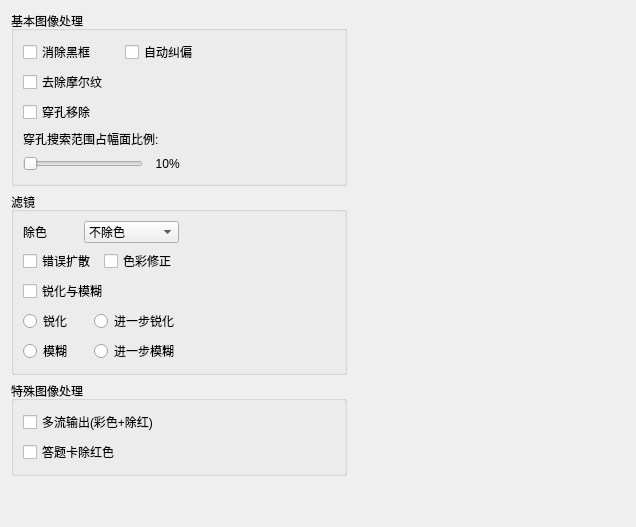
     <widget class="QWidget" name="tab_imgProc">
      <attribute name="title">
       <string>图像处理</string>
      </attribute>
      <layout class="QHBoxLayout" name="horizontalLayout_30">
       <item>
        <layout class="QVBoxLayout" name="verticalLayout_4" stretch="0,0,0,0">
         <item>
          <widget class="QGroupBox" name="gbox_basicImgProc">
           <property name="title">
            <string>基本图像处理</string>
           </property>
           <layout class="QHBoxLayout" name="horizontalLayout_3" stretch="0,0">
            <item>
             <layout class="QVBoxLayout" name="verticalLayout_3" stretch="0,0,0,0">
              <item>
               <layout class="QHBoxLayout" name="horizontalLayout_25">
                <item>
                 <widget class="QCheckBox" name="cbtn_deBlack">
                  <property name="text">
                   <string>消除黑框</string>
                  </property>
                 </widget>
                </item>
                <item>
                 <widget class="QCheckBox" name="cbtn_adjust">
                  <property name="text">
                   <string>自动纠偏</string>
                  </property>
                 </widget>
                </item>
               </layout>
              </item>
              <item>
               <widget class="QCheckBox" name="cbtn_deMoire">
                <property name="text">
                 <string>去除摩尔纹</string>
                </property>
               </widget>
              </item>
              <item>
               <widget class="QCheckBox" name="cbtn_deHole">
                <property name="text">
                 <string>穿孔移除</string>
                </property>
               </widget>
              </item>
              <item>
               <layout class="QVBoxLayout" name="verticalLayout_10">
                <item>
                 <widget class="QLabel" name="label_deHole">
                  <property name="text">
                   <string>穿孔搜索范围占幅面比例:</string>
                  </property>
                 </widget>
                </item>
                <item>
                 <layout class="QHBoxLayout" name="horizontalLayout_26" stretch="0,1,5">
                  <item>
                   <widget class="QSlider" name="Slider_deHole">
                    <property name="minimumSize">
                     <size>
                      <width>120</width>
                      <height>0</height>
                     </size>
                    </property>
                    <property name="styleSheet">
                     <string notr="true">QSlider::handle:pressed{background:#007ad9;}</string>
                    </property>
                    <property name="minimum">
                     <number>1</number>
                    </property>
                    <property name="maximum">
                     <number>9</number>
                    </property>
                    <property name="singleStep">
                     <number>1</number>
                    </property>
                    <property name="pageStep">
                     <number>1</number>
                    </property>
                    <property name="value">
                     <number>1</number>
                    </property>
                    <property name="sliderPosition">
                     <number>1</number>
                    </property>
                    <property name="orientation">
                     <enum>Qt::Horizontal</enum>
                    </property>
                   </widget>
                  </item>
                  <item>
                   <widget class="QLabel" name="label_deHolePara">
                    <property name="text">
                     <string>  10%</string>
                    </property>
                   </widget>
                  </item>
                  <item>
                   <spacer name="horizontalSpacer_13">
                    <property name="orientation">
                     <enum>Qt::Horizontal</enum>
                    </property>
                    <property name="sizeHint" stdset="0">
                     <size>
                      <width>40</width>
                      <height>20</height>
                     </size>
                    </property>
                   </spacer>
                  </item>
                 </layout>
                </item>
               </layout>
              </item>
             </layout>
            </item>
            <item>
             <spacer name="horizontalSpacer_9">
              <property name="orientation">
               <enum>Qt::Horizontal</enum>
              </property>
              <property name="sizeHint" stdset="0">
               <size>
                <width>89</width>
                <height>20</height>
               </size>
              </property>
             </spacer>
            </item>
           </layout>
          </widget>
         </item>
         <item>
          <widget class="QGroupBox" name="gbox_filter">
           <property name="title">
            <string>滤镜</string>
           </property>
           <layout class="QHBoxLayout" name="horizontalLayout_28">
            <item>
             <layout class="QVBoxLayout" name="verticalLayout_17">
              <item>
               <layout class="QHBoxLayout" name="horizontalLayout_24" stretch="1,2">
                <item>
                 <widget class="QLabel" name="label_deColor">
                  <property name="minimumSize">
                   <size>
                    <width>55</width>
                    <height>0</height>
                   </size>
                  </property>
                  <property name="text">
                   <string>除色</string>
                  </property>
                 </widget>
                </item>
                <item>
                 <widget class="QComboBox" name="cbox_deColor">
                  <property name="minimumSize">
                   <size>
                    <width>80</width>
                    <height>0</height>
                   </size>
                  </property>
                  <property name="maximumSize">
                   <size>
                    <width>120</width>
                    <height>16777215</height>
                   </size>
                  </property>
                  <item>
                   <property name="text">
                    <string>不除色</string>
                   </property>
                  </item>
                  <item>
                   <property name="text">
                    <string>除红色</string>
                   </property>
                  </item>
                  <item>
                   <property name="text">
                    <string>除绿色</string>
                   </property>
                  </item>
                  <item>
                   <property name="text">
                    <string>除蓝色</string>
                   </property>
                  </item>
                  <item>
                   <property name="text">
                    <string>全除色</string>
                   </property>
                  </item>
                  <item>
                   <property name="text">
                    <string>红色增强</string>
                   </property>
                  </item>
                  <item>
                   <property name="text">
                    <string>绿色增强</string>
                   </property>
                  </item>
                  <item>
                   <property name="text">
                    <string>蓝色增强</string>
                   </property>
                  </item>
                 </widget>
                </item>
               </layout>
              </item>
              <item>
               <layout class="QHBoxLayout" name="horizontalLayout_18">
                <item>
                 <widget class="QCheckBox" name="cbtn_setBWDot">
                  <property name="text">
                   <string>错误扩散</string>
                  </property>
                 </widget>
                </item>
                <item>
                 <widget class="QCheckBox" name="cbtn_colorAdjust">
                  <property name="text">
                   <string>色彩修正</string>
                  </property>
                 </widget>
                </item>
               </layout>
              </item>
              <item>
               <layout class="QVBoxLayout" name="verticalLayout_15">
                <item>
                 <widget class="QCheckBox" name="cbtn_sharAndBlur">
                  <property name="text">
                   <string>锐化与模糊</string>
                  </property>
                 </widget>
                </item>
                <item>
                 <layout class="QHBoxLayout" name="horizontalLayout_19">
                  <item>
                   <widget class="QRadioButton" name="rbtn_sharpening1">
                    <property name="text">
                     <string>锐化</string>
                    </property>
                   </widget>
                  </item>
                  <item>
                   <widget class="QRadioButton" name="rbtn_sharpening2">
                    <property name="text">
                     <string>进一步锐化</string>
                    </property>
                   </widget>
                  </item>
                 </layout>
                </item>
                <item>
                 <layout class="QHBoxLayout" name="horizontalLayout_20">
                  <item>
                   <widget class="QRadioButton" name="rbtn_blur1">
                    <property name="text">
                     <string>模糊</string>
                    </property>
                   </widget>
                  </item>
                  <item>
                   <widget class="QRadioButton" name="rbtn_blur2">
                    <property name="text">
                     <string>进一步模糊</string>
                    </property>
                   </widget>
                  </item>
                 </layout>
                </item>
               </layout>
              </item>
             </layout>
            </item>
            <item>
             <spacer name="horizontalSpacer_21">
              <property name="orientation">
               <enum>Qt::Horizontal</enum>
              </property>
              <property name="sizeHint" stdset="0">
               <size>
                <width>154</width>
                <height>20</height>
               </size>
              </property>
             </spacer>
            </item>
           </layout>
          </widget>
         </item>
         <item>
          <widget class="QGroupBox" name="gbox_specialImgProc">
           <property name="title">
            <string>特殊图像处理</string>
           </property>
           <property name="flat">
            <bool>false</bool>
           </property>
           <property name="checkable">
            <bool>false</bool>
           </property>
           <layout class="QHBoxLayout" name="horizontalLayout_4">
            <item>
             <layout class="QVBoxLayout" name="verticalLayout_9">
              <item>
               <widget class="QCheckBox" name="cbtn_specialMulti">
                <property name="text">
                 <string>多流输出(彩色+除红)</string>
                </property>
               </widget>
              </item>
              <item>
               <widget class="QCheckBox" name="cbtn_deRed_asheet">
                <property name="text">
                 <string>答题卡除红色</string>
                </property>
               </widget>
              </item>
             </layout>
            </item>
            <item>
             <spacer name="horizontalSpacer_10">
              <property name="orientation">
               <enum>Qt::Horizontal</enum>
              </property>
              <property name="sizeHint" stdset="0">
               <size>
                <width>176</width>
                <height>20</height>
               </size>
              </property>
             </spacer>
            </item>
           </layout>
          </widget>
         </item>
         <item>
          <spacer name="verticalSpacer_3">
           <property name="orientation">
            <enum>Qt::Vertical</enum>
           </property>
           <property name="sizeHint" stdset="0">
            <size>
             <width>20</width>
             <height>40</height>
            </size>
           </property>
          </spacer>
         </item>
        </layout>
       </item>
       <item>
        <spacer name="horizontalSpacer_11">
         <property name="orientation">
          <enum>Qt::Horizontal</enum>
         </property>
         <property name="sizeHint" stdset="0">
          <size>
           <width>278</width>
           <height>20</height>
          </size>
         </property>
        </spacer>
       </item>
      </layout>
     </widget>
